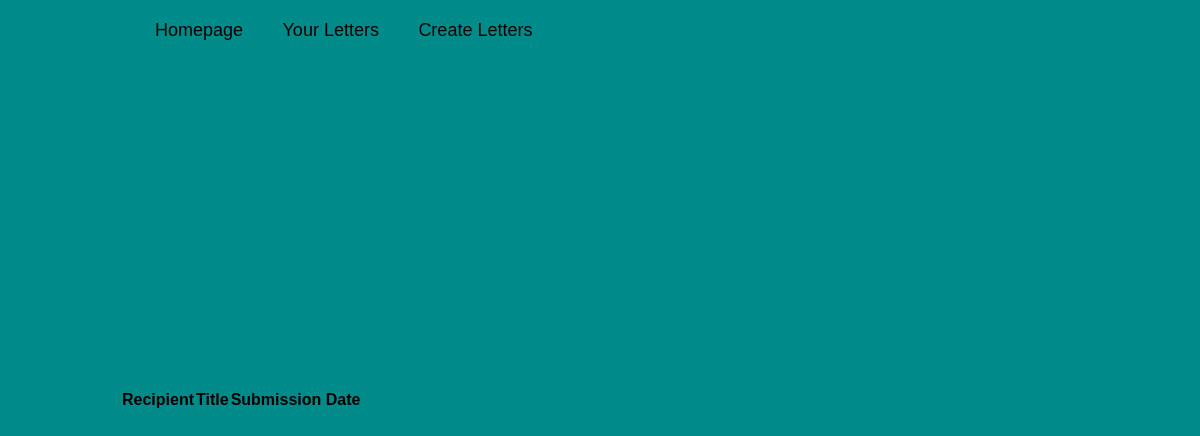
Before: /letter with the older database file.
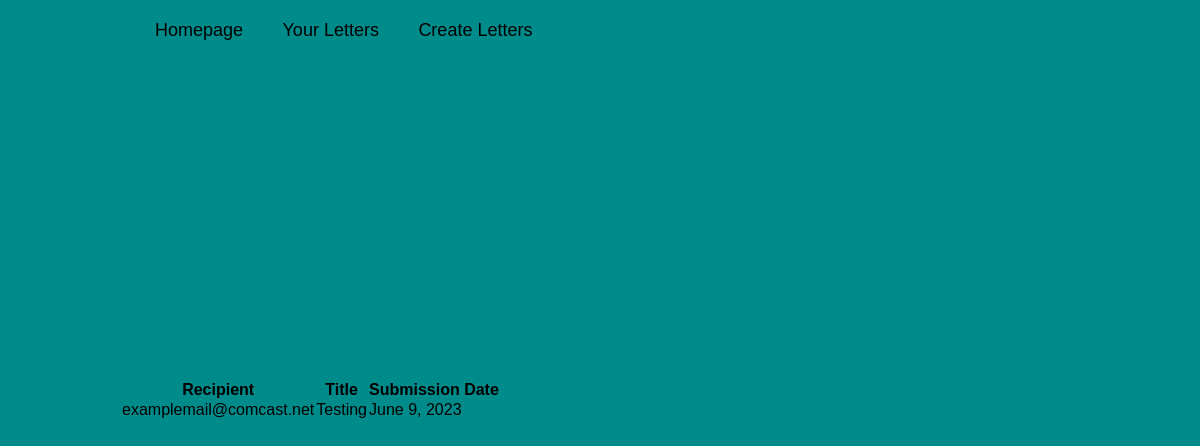
After: the same page with the newer database file.
### letter/models.py (models this page shows, shortened)
class Letter(models.Model):
    first_name = models.CharField(max_length=30, null=True)
    last_name = models.CharField(max_length=30, null=True)
    send_to = models.EmailField()
    title = models.CharField(max_length=50)
    content = models.TextField()
    ending = models.CharField(max_length=50)
    date_to_send = models.DateField()
    submitted = models.DateField(auto_now_add=True)
    class Meta:
        ordering = ['-title']

### letter/views.py (the view)
# urls.py: path('letter', views.LetterView.as_view(), name='letter'),
class LetterView(ListView):
    template_name = 'letter/letter.html'
    model = Letter

### letter/templates/letter/letter.html (shortened to what this page needs)
{% extends 'base.html' %}
{% block content %}
    <table class="letter-table">
        <thead>
            <tr>
                <th>Recipient</th>
                <th>Title</th>
                <th>Submission Date</th>
            </tr>
        </thead>
        <tbody>
        {% for letter in object_list %}
            <tr>
                <td>{{ letter.send_to }}</td>
                <td>{{ letter.title }}</td>
                <td>{{ letter.submitted }}</td>
            </tr>
        {% endfor %}
        </tbody>
    </table>
{% endblock content %}

Changed rows visible on the page:
added Letter: send_to "examplemail@comcast.net", title "Testing", submitted "June 9, 2023"
